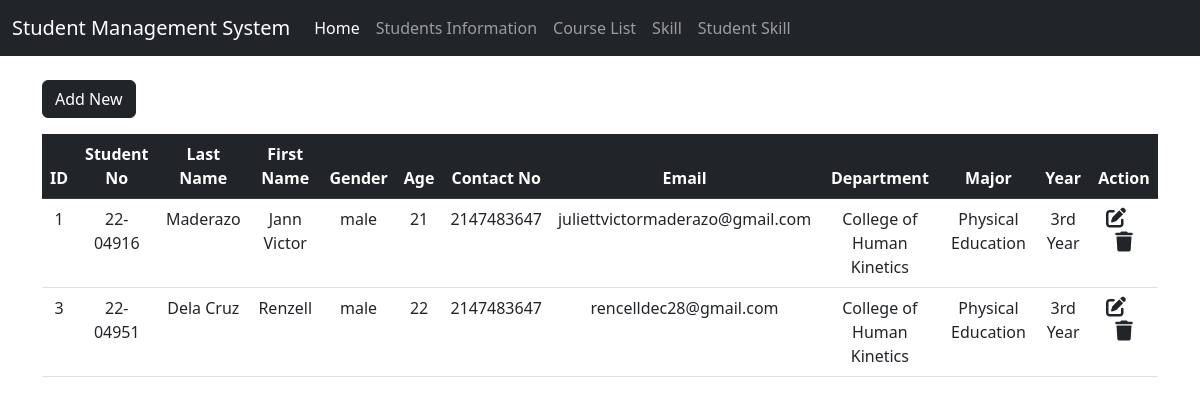
The page /stud_info.php on the database its author committed.
### tables this page shows
CREATE TABLE `stud_info` (
  `id` int(100) NOT NULL,
  `student_no` varchar(100) NOT NULL,
  `last_name` varchar(100) NOT NULL,
  `first_name` varchar(100) NOT NULL,
  `gender` enum('male','female') NOT NULL,
  `age` varchar(100) NOT NULL,
  `contact_no` int(100) NOT NULL,
  `email` varchar(100) NOT NULL,
  `dept` varchar(100) NOT NULL,
  `major` varchar(100) NOT NULL,
  `year` varchar(50) NOT NULL
);

### stud_info.php (the view, shortened to what this page needs)
<!DOCTYPE html>
<html lang="en">
<head>
    <link href="https://cdn.jsdelivr.net/npm/bootstrap@5.2.3/dist/css/bootstrap.min.css" rel="stylesheet">
    <link rel="stylesheet" href="https://cdnjs.cloudflare.com/ajax/libs/font-awesome/6.4.0/css/all.min.css" />
</head>
<body>
<nav class="navbar navbar-expand-lg navbar-dark bg-dark">
    <div class="container-fluid">
        <a class="navbar-brand" href="home.php">Student Management System</a>
        <div class="collapse navbar-collapse" id="navbarNav">
            <ul class="navbar-nav">
                <li class="nav-item">
                    <a class="nav-link active" href="home.php">Home</a>
                </li>
                <li class="nav-item">
                    <a class="nav-link" href="stud_info.php">Students Information</a>
                </li>
                <li class="nav-item">
                    <a class="nav-link" href="course_list.php">Course List</a>
                </li>
                <li class="nav-item">
                    <a class="nav-link" href="skill.php">Skill</a>
                </li>
                <li class="nav-item">
                    <a class="nav-link" href="stud_skill.php">Student Skill</a>
                </li>
            </ul>
        </div>
    </div>
</nav>
<br>
<div class="container">
        <a href="add_new.php" class="btn btn-dark mb-3">Add New</a>
        <table class="table table-hover text-center">
            <thead class="table-dark">
                <tr>
                <th scope="col">ID</th>
                <th scope="col">Student No</th>
                <th scope="col">Last Name</th>
                <th scope="col">First Name</th>
                <th scope="col">Gender</th>
                <th scope="col">Age</th>
                <th scope="col">Contact No</th>
                <th scope="col">Email</th>
                <th scope="col">Department</th>
                <th scope="col">Major</th>
                <th scope="col">Year</th>
                <th scope="col">Action</th>
                </tr>
            </thead>
            <tbody>
                <?php
                include "db_conn.php";
                $sql = "SELECT * FROM `stud_info`";
                $result = mysqli_query($conn, $sql);
                while ($row = mysqli_fetch_assoc($result)) {
                ?>
                <tr>
                    <td><?php echo $row["id"] ?></th>
                    <td><?php echo $row["student_no"] ?></td>
                    <td><?php echo $row["last_name"] ?></td>
                    <td><?php echo $row["first_name"] ?></td>
                    <td><?php echo $row["gender"] ?></td>
                    <td><?php echo $row["age"] ?></td>
                    <td><?php echo $row["contact_no"] ?></td>
                    <td><?php echo $row["email"] ?></td>
                    <td><?php echo $row["dept"] ?></td>
                    <td><?php echo $row["major"] ?></t>
                    <td><?php echo $row["year"] ?></td>
                    <td>
                        <a href="edit.php?id=<?php echo $row["id"] ?>" class="link-dark"><i class="fa-solid fa-pen-to-square fs-5 me-3"></i></a>
                        <a href="delete.php?id=<?php echo $row["id"] ?>" class="link-dark"><i class="fa-solid fa-trash fs-5"></i></a>
                    </td>
                </tr>
                <?php
                }
                ?>
            </tbody>
        </table>
</div>
</body>
</html>

### rows shown on the page
stud_info: id "1", student_no "22-04916", last_name "Maderazo", first_name "Jann Victor", gender "male", age "21", contact_no "2147483647", email "juliettvictormaderazo@gmail.com", dept "College of Human Kinetics", major "Physical Education", year "3rd Year"
stud_info: id "3", student_no "22-04951", last_name "Dela Cruz", first_name "Renzell", gender "male", age "22", contact_no "2147483647", email "rencelldec28@gmail.com", dept "College of Human Kinetics", major "Physical Education", year "3rd Year"
